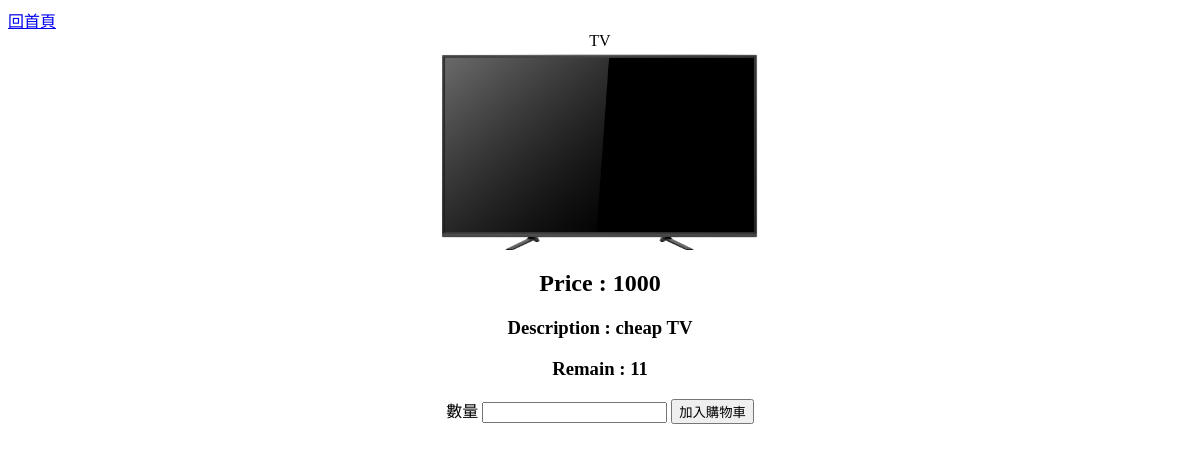
The app's page /1/, older data.
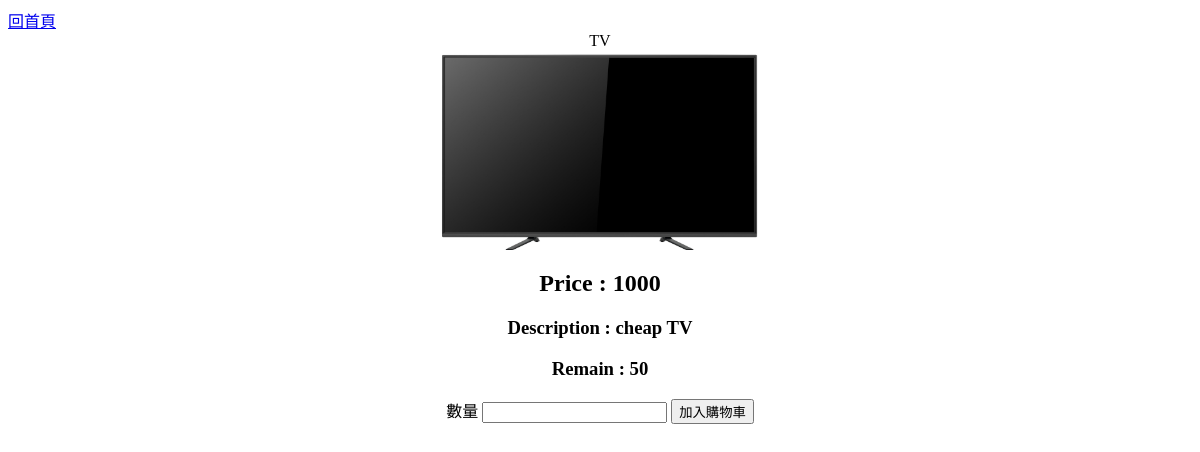
The same page, newer data.
### shop/models.py (models this page shows, shortened)
class Product(models.Model):
    product_name = models.CharField(max_length=50)
    product_description = models.CharField(max_length=200)
    product_price = models.IntegerField(default=0)
    product_image = models.ImageField(null=True, blank=True, upload_to='photos')
    remain_product = models.IntegerField(default=0)

### shop/views.py (the view, shortened to what this page needs)
# urls.py: url(r'^(?P<product_id>[0-9]+)/$',views.product_detail),
def product_detail(request, product_id):
    target = Product.objects.get(pk=product_id)
    return render(request, 'detail.html',{'product': target} )

### shop/templates/detail.html (shortened to what this page needs)
<head>
    <a href="/">回首頁</a>
</head>
<center>
    <head>{{ product.product_name }}</head><br>
    <img src="{{ product.product_image.url }}" height="200">
    <h2>Price : {{ product.product_price}}</h2>
    <h3>Description : {{ product.product_description}}</h3>
    <h3>Remain : {{ product.remain_product }}</h3>
    <form method="POST">
    <label for="book_count">數量</label>
    <input type="number" name="book_count" required>
    <button type="submit">加入購物車</button>
    </form>
</center>

Row changes from the older to the newer data that the page shows:
changed Product "cheap TV": remain_product "11" → "50"
